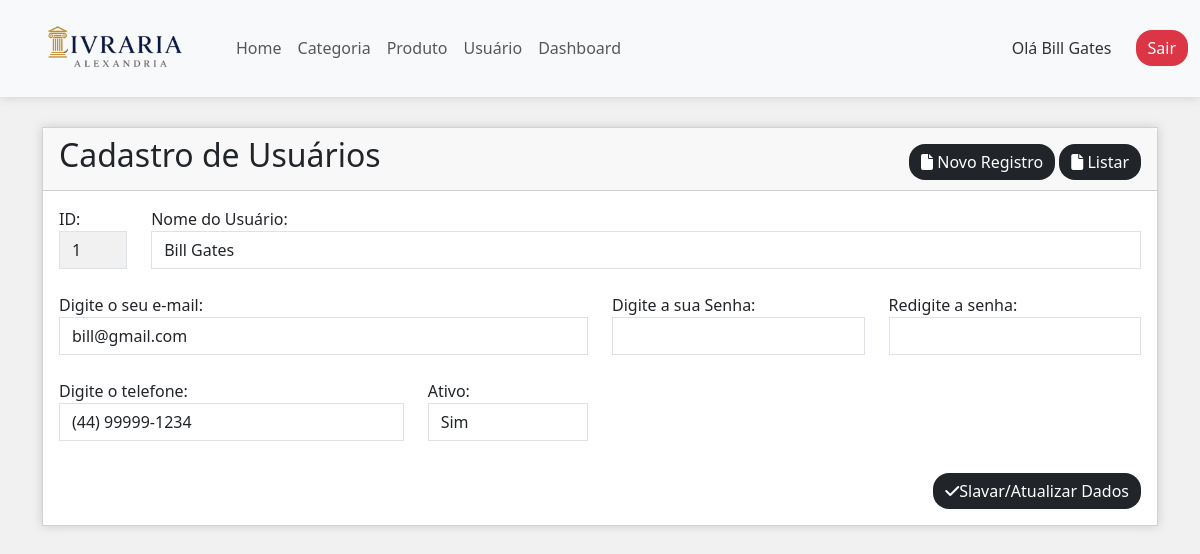
Page /public/usuario/index/1 (signed in) on the committed database.
### tables this page shows
CREATE TABLE `usuario` (
  `id` int(11) NOT NULL,
  `nome` varchar(100) NOT NULL,
  `email` varchar(100) NOT NULL,
  `senha` varchar(200) NOT NULL,
  `telefone` varchar(25) NOT NULL,
  `ativo` enum('S','N') NOT NULL
);

### controllers/UsuarioController.php (called while the page is built, shortened)
<?php
    require "../models/Usuario.php";
    class UsuarioController {
        public function __construct()
        {
            $db = new Conexao();
            $pdo = $db->conectar();
            $this->usuario = new Usuario($pdo);
        }
        public function index($id) {
            require "../views/usuario/index.php";
        }
    }

### models/Usuario.php (called while the page is built, shortened)
<?php
    class Usuario {
        private $pdo;
        public function __construct($pdo)
        {
            $this->pdo = $pdo;
        }
        public function editar($id) {
            $sql = "select * from usuario where id = :id limit 1";
            $consulta = $this->pdo->prepare($sql);
            $consulta->bindParam(":id", $id);
            $consulta->execute();
            return $consulta->fetch(PDO::FETCH_OBJ);
        }
    }

### views/usuario/index.php (the view, shortened to what this page needs)
<?php
    if(!empty($id)) {
        $dados = $this->usuario->editar($id);
    }
    $id = $dados->id ?? NULL;
    $nome = $dados->nome ?? NULL;
    $email = $dados->email ?? NULL;
    $telefone = $dados->telefone ?? NULL;
?>
<div class="container">
    <div class="card">
        <div class="card-header">
            <h2 class="float-start">Cadastro de Usuários</h2>
            <div class="float-end">
                <a href="usuario" title="Novo Registro" class="btn btn-dark mt-2 border-0 rounded-4">
                    <i class="fas fa-file"></i> Novo Registro
                </a>
                <a href="usuario/listar" title="Listar" class="btn btn-dark mt-2 border-0 rounded-4">
                    <i class="fas fa-file"></i> Listar
                </a>
            </div>
        </div>
        <div class="card-body">
            <form name="formUsuario" method="post" data-parsley-validate="" action="usuario/salvar">
                <div class="row">
                    <div class="col-12 col-md-1">
                        <label for="id">ID:</label>
                        <input type="text" name="id" id="id" class="form-control"
                        readonly value="<?=$id?>">
                    </div>
                    <div class="col-12 col-md-11">
                        <label for="nome">Nome do Usuário:</label>
                        <input type="text" name="nome" id="nome" class="form-control" value="<?=$nome?>"
                        required data-parsley-required-message="Preecha o nome">
                    </div>
                </div>
                <br>
                <div class="row">
                    <div class="col12 col-md-6">
                        <label for="email">Digite o seu e-mail:</label>
                        <input type="email" name="email" id="email" class="form-control" value="<?=$email?>"
                        required data-parsley-required-message="Preecha o e-mail"
                        data-parsley-type-message="Digite um e-mail válido">
                    </div>
                    <div class="col-12 col-md-3">
                        <label for="senha">Digite a sua Senha:</label>
                        <input type="password" name="senha" id="senha" class="form-control">
                    </div>
                    <div class="col-12 col-md-3">
                        <label for="redigite">Redigite a senha:</label>
                        <input type="password" name="redigite" id="redigite" class="form-control"
                        data-parsley-equalto="#senha"
                        data-parsley-equalto-message="As senhas não são iguais">
                    </div>
                </div>
                <br>
                <div class="row">
                    <div class="col-12 col-md-4">
                        <label for="telefone">Digite o telefone:</label>
                        <input type="text" name="telefone" id="telefone" class="form-control" value="<?=$telefone?>"
                        required data-parsley-required-message="Digite um telefone">
                    </div>
                    <div class="col-12 col-md-2">
                        <label for="ativo">Ativo:</label>
                        <select name="ativo" id="ativo" class="form-control"
                        required data-parsley-required-message="Selecione ativo">
                        <option value="S">Sim</option>
                    </select>
                    </div>
                </div>
                <br>
                <button type="submit" class="btn btn-dark mt-2 border-0 rounded-4 float-end">
                    <i class="fas fa-check"></i>Slavar/Atualizar Dados
                </button>
            </form>
        </div>
    </div>
</div>

### public/css/style.css (style rules this page uses)
body { background-color: #f1f1f1; color: #333; }
.form-control, .btn { border-radius: 0; }
.form-control[readonly] { background: #f1f1f1; }

### rows in the picture
usuario: id "1", nome "Bill Gates", email "bill@gmail.com", telefone "(44) 99999-1234"

### other values in the picture
$_SESSION["alexandria"]["nome"] "Bill Gates"
